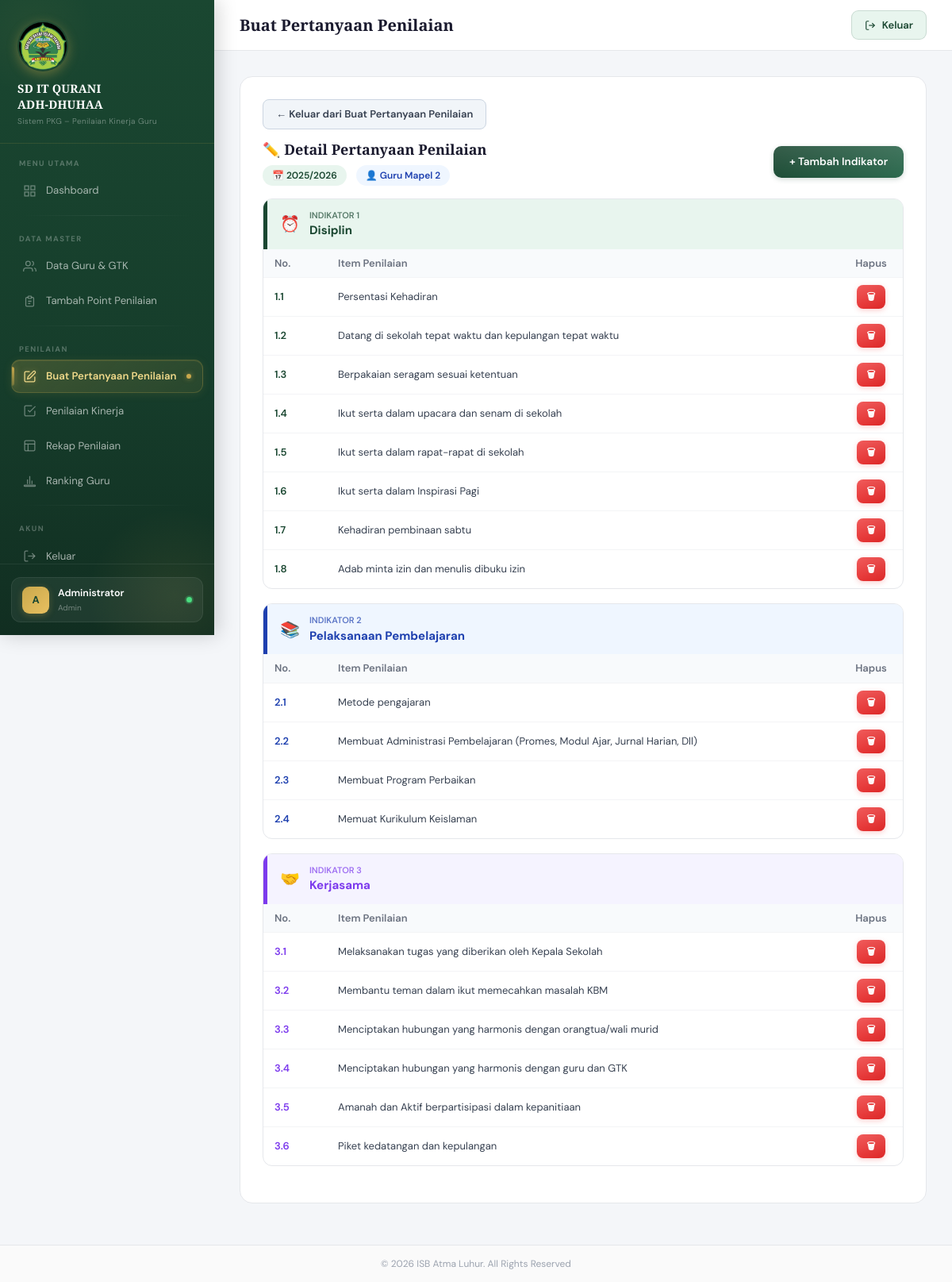
Page /custom_penilaian.php?action=edit&id=21 (signed in) on the committed database.
### tables this page shows
CREATE TABLE `komponen` (
  `id_komponen` int NOT NULL,
  `ta_komponen` varchar(255) NOT NULL COMMENT 'Nama/deskripsi komponen',
  `type_guru` varchar(20) NOT NULL COMMENT 'FK ke tipe_guru.kode'
);

CREATE TABLE `isi` (
  `id_komponen` int NOT NULL COMMENT 'FK ke komponen.id_komponen',
  `nama_indikator` varchar(100) NOT NULL COMMENT 'Nama indikator dalam custom penilaian',
  `urutan_isi` int DEFAULT '0' COMMENT 'Urutan indikator dalam komponen',
  `id_item` int NOT NULL COMMENT 'FK ke item.id_item',
  `nomor_item` varchar(10) NOT NULL COMMENT 'cth: 1.1, 1.2, 2.1'
);

CREATE TABLE `item` (
  `id_item` int NOT NULL,
  `nama_item` varchar(255) NOT NULL,
  `created_at` timestamp NULL DEFAULT CURRENT_TIMESTAMP
);

### includes/config.php (called while the page is built, shortened)
<?php
function getTipeGuru(PDO $pdo): array
{
    if (!isset($GLOBALS['_cache_tipe_guru'])) {
        try {
            $rows = $pdo->query("SELECT kode, label FROM tipe_guru ORDER BY urutan")->fetchAll();
            $result = [];
            foreach ($rows as $row) {
                $result[$row['kode']] = $row['label'];
            }
        } catch (Exception $e) {
            $GLOBALS['_cache_tipe_guru'] = [
                'guru_quran' => "Guru Qur'an",
                'guru_kelas' => 'Guru Kelas',
                'mapel'      => 'Guru Mapel',
                'gtk'        => 'GTK/Staff',
            ];
        }
    }
    return $GLOBALS['_cache_tipe_guru'];
}

### custom_penilaian.php (the view, shortened to what this page needs)
<?php
require_once 'includes/config.php';
$action = $_GET['action'] ?? '';
$id     = (int)($_GET['id'] ?? 0);
$tipeLabels   = getTipeGuru($pdo);
$editKomponen   = null;
$isiList        = [];
if ($action === 'edit' && $id) {
    $stmt = $pdo->prepare("SELECT * FROM komponen WHERE id_komponen = ?");
    $stmt->execute([$id]);
    $editKomponen = $stmt->fetch();
    if ($editKomponen) {
        $stmt2 = $pdo->prepare("
            SELECT s.*, m.nama_item
            FROM isi s
            JOIN item m ON s.id_item = m.id_item
            WHERE s.id_komponen = ?
            ORDER BY s.urutan_isi, s.nomor_item
        ");
        $stmt2->execute([$id]);
        $rawIsi = $stmt2->fetchAll();
        foreach ($rawIsi as $row) {
            $isiList[$row['nama_indikator']][] = $row;
        }
    }
}
require_once 'includes/header.php';
?>
<?php if ($action === 'edit' && $editKomponen): ?>
    <div class="data-table-card" style="margin-bottom:20px;">
        <div style="display:flex;align-items:center;gap:14px;margin-bottom:12px;">
            <a href="custom_penilaian.php"
                style="display:inline-flex;align-items:center;gap:8px;background:#f1f5f9;color:#374151;text-decoration:none;font-size:13px;font-weight:600;padding:8px 16px;border-radius:8px;border:1.5px solid #cbd5e1;transition:all .2s;"
                onmouseover="this.style.background='#e2e8f0';this.style.borderColor='#94a3b8';this.style.color='#111827';"
                onmouseout="this.style.background='#f1f5f9';this.style.borderColor='#cbd5e1';this.style.color='#374151';">
                ← Keluar dari Buat Pertanyaan Penilaian
            </a>
        </div>
        <div class="card-header-custom mb-3">
            <div>
                <div class="card-title-custom">✏️ Detail Pertanyaan Penilaian</div>
                <div style="margin-top:6px;display:flex;gap:12px;flex-wrap:wrap;">
                    <span style="background:#e8f5ee;color:#1a4731;padding:4px 12px;border-radius:20px;font-size:12px;font-weight:600;">
                        📅 <?= htmlspecialchars($editKomponen['ta_komponen']) ?>
                    </span>
                    <span style="background:#eff6ff;color:#1e40af;padding:4px 12px;border-radius:20px;font-size:12px;font-weight:600;">
                        👤 <?= htmlspecialchars($tipeLabels[$editKomponen['type_guru']] ?? $editKomponen['type_guru']) ?>
                    </span>
                </div>
            </div>
            <button type="button" onclick="openModalIndikator()" class="btn-primary-custom">
                + Tambah Indikator
            </button>
        </div>
        <?php
        $katIcons = [
            'Disiplin'                 => ['⏰', '#1a4731', '#e8f5ee'],
            'Pelaksanaan Pembelajaran' => ['📚', '#1e40af', '#eff6ff'],
            'Kerjasama'                => ['🤝', '#7c3aed', '#f5f3ff'],
        ];
        ?>
        <?php if (empty($isiList)): ?>
            <div style="text-align:center;padding:40px;color:#9ca3af;">
                <div style="font-size:36px;margin-bottom:12px;">📂</div>
                <p>Belum ada indikator. Tambahkan indikator dan pilih item penilaiannya.</p>
                <button type="button" onclick="openModalIndikator()" class="btn-primary-custom" style="margin-top:10px;">
                    + Tambah Indikator Pertama
                </button>
            </div>
        <?php else: ?>
            <?php
            $indIdx = 1;
            foreach ($isiList as $namaInd => $items):
                $ic = $katIcons[$namaInd] ?? ['📌', '#374151', '#f9fafb'];
            ?>
                <div style="border:1.5px solid #e5e7eb;border-radius:12px;overflow:hidden;margin-bottom:18px;">
                    <div style="background:<?= $ic[2] ?>;border-left:5px solid <?= $ic[1] ?>;padding:12px 16px;display:flex;align-items:center;gap:12px;">
                        <span style="font-size:20px;"><?= $ic[0] ?></span>
                        <div style="flex:1;">
                            <div style="font-size:11px;color:<?= $ic[1] ?>;font-weight:600;text-transform:uppercase;opacity:.7;">Indikator <?= $indIdx++ ?></div>
                            <div style="font-size:15px;font-weight:700;color:<?= $ic[1] ?>"><?= htmlspecialchars($namaInd) ?></div>
                        </div>
                    </div>
                    <table style="width:100%;border-collapse:collapse;font-size:13px;">
                        <thead>
                            <tr style="background:#f8fafc;">
                                <th style="padding:8px 14px;text-align:left;color:#6b7280;font-weight:600;width:80px;">No.</th>
                                <th style="padding:8px 14px;text-align:left;color:#6b7280;font-weight:600;">Item Penilaian</th>
                                <th style="padding:8px 14px;text-align:center;color:#6b7280;font-weight:600;width:80px;">Hapus</th>
                            </tr>
                        </thead>
                        <tbody>
                            <?php foreach ($items as $it): ?>
                                <tr style="border-top:1px solid #f3f4f6;">
                                    <td style="padding:9px 14px;font-weight:600;color:<?= $ic[1] ?>;"><?= htmlspecialchars($it['nomor_item']) ?></td>
                                    <td style="padding:9px 14px;color:#374151;word-break:break-word;overflow-wrap:anywhere;white-space:normal;"><?= htmlspecialchars($it['nama_item']) ?></td>
                                    <td style="padding:9px 14px;text-align:center;">
                                        <button onclick="hapusIsi(<?= (int)$it['id_item'] ?>, <?= $id ?>, '<?= htmlspecialchars(addslashes($it['nama_indikator']), ENT_QUOTES) ?>')"
                                            class="btn-primary-custom btn-sm-custom btn-delete">🗑</button>
                                    </td>
                                </tr>
                            <?php endforeach; ?>
                        </tbody>
                    </table>
                </div>
            <?php endforeach; ?>
        <?php endif; ?>
    </div>
<?php endif; ?>
<?php require_once 'includes/footer.php'; ?>

### includes/header.php (style rules this page uses)
:root { --hijau: #1a4731; --hijau-muda: #2d6a4f; --hijau-pale: #e8f5ee; --emas: #c9a84c; --emas-muda: #f0d98a; --krem: #faf7f2; --sidebar-w: 270px; --teks: #1a1a2e; --abu: #6b7280; --border: #e5e7eb; }
* { margin: 0; padding: 0; box-sizing: border-box; }
body { font-family: 'DM Sans', sans-serif; background: #f4f6f9; color: var(--teks); }
.data-table-card { background: #fff; border-radius: 16px; padding: 28px; border: 1px solid var(--border); }
.card-header-custom { display: flex; align-items: center; justify-content: space-between; margin-bottom: 24px; }
.card-title-custom { font-family: 'Playfair Display', serif; font-size: 18px; font-weight: 600; color: var(--teks); }
.btn-primary-custom { display: inline-flex; align-items: center; gap: 8px; padding: 10px 20px; background: linear-gradient(135deg, var(--hijau), var(--hijau-muda)); color: #fff; border: none; border-radius: 10px; font-size: 13.5px; font-weight: 500; cursor: pointer; text-decoration: none; transition: all 0.2s; }
.btn-sm-custom { padding: 6px 14px; font-size: 12px; }
.btn-delete { background: linear-gradient(135deg, #ef4444, #dc2626); }
.btn-primary-custom { display: inline-flex; align-items: center; gap: 7px; padding: 10px 20px; background: linear-gradient(135deg, var(--hijau) 0%, var(--hijau-muda) 100%); color: #fff !important; border: none; border-radius: 10px; font-size: 13.5px; font-weight: 600; cursor: pointer; text-decoration: none; transition: all .2s cubic-bezier(.4,0,.2,1); box-shadow: 0 2px 6px rgba(26,71,49,.2); position: relative; overflow: hidden; }
.btn-primary-custom::after { content:''; position:absolute; inset:0; background:linear-gradient(180deg,rgba(255,255,255,.12) 0%,transparent 100%); pointer-events:none; }
.btn-sm-custom { padding: 6px 13px !important; font-size: 12px !important; border-radius: 8px !important; gap: 5px !important; }
.btn-delete { background: linear-gradient(135deg, #ef4444, #dc2626) !important; box-shadow: 0 2px 6px rgba(239,68,68,.25) !important; }

### rows in the picture
komponen: ta_komponen "2025/2026", type_guru "Guru Mapel 2"
isi: nomor_item "1.1", id_item.nama_item "Persentasi Kehadiran"
isi: nomor_item "1.2", id_item.nama_item "Datang di sekolah tepat waktu dan kepulangan tepat waktu"
isi: nomor_item "1.3", id_item.nama_item "Berpakaian seragam sesuai ketentuan"
isi: nomor_item "1.4", id_item.nama_item "Ikut serta dalam upacara dan senam di sekolah"
isi: nomor_item "1.5", id_item.nama_item "Ikut serta dalam rapat-rapat di sekolah"
isi: nomor_item "1.6", id_item.nama_item "Ikut serta dalam Inspirasi Pagi"
isi: nomor_item "1.7", id_item.nama_item "Kehadiran pembinaan sabtu"
isi: nomor_item "1.8", id_item.nama_item "Adab minta izin dan menulis dibuku izin"
isi: nomor_item "2.1", id_item.nama_item "Metode pengajaran"
isi: nomor_item "2.2", id_item.nama_item "Membuat Administrasi Pembelajaran (Promes, Modul Ajar, Jurnal Harian, Dll)"
isi: nomor_item "2.3", id_item.nama_item "Membuat Program Perbaikan"
isi: nomor_item "2.4", id_item.nama_item "Memuat Kurikulum Keislaman"
isi: nomor_item "3.1", id_item.nama_item "Melaksanakan tugas yang diberikan oleh Kepala Sekolah"
isi: nomor_item "3.2", id_item.nama_item "Membantu teman dalam ikut memecahkan masalah KBM"
isi: nomor_item "3.3", id_item.nama_item "Menciptakan hubungan yang harmonis dengan orangtua/wali murid"
isi: nomor_item "3.4", id_item.nama_item "Menciptakan hubungan yang harmonis dengan guru dan GTK"
isi: nomor_item "3.5", id_item.nama_item "Amanah dan Aktif berpartisipasi dalam kepanitiaan"
isi: nomor_item "3.6", id_item.nama_item "Piket kedatangan dan kepulangan"

### other values in the picture
substr($user['nama_lengkap'], 0, 1) "A"
$user['nama_lengkap'] "Administrator"
str_replace('_', ' ', $user['role']) "Admin"
$pageTitle "Buat Pertanyaan Penilaian"
$ic[0] "⏰"
$namaInd "Disiplin"
$ic[0] "📚"
$namaInd "Pelaksanaan Pembelajaran"
$ic[0] "🤝"
$namaInd "Kerjasama"
